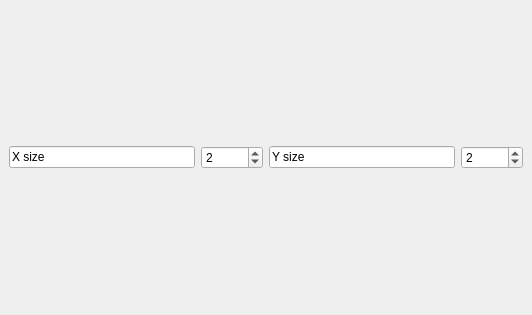
<?xml version="1.0" encoding="UTF-8"?>
<ui version="4.0">
 <class>DockWidget</class>
 <widget class="QDockWidget" name="DockWidget">
  <property name="geometry">
   <rect>
    <x>0</x>
    <y>0</y>
    <width>532</width>
    <height>315</height>
   </rect>
  </property>
  <property name="windowTitle">
   <string>LoneDock</string>
  </property>
  <widget class="QWidget" name="dockWidgetContents">
   <property name="windowTitle">
    <string>DockWidget</string>
   </property>
   <layout class="QGridLayout" name="gridLayout">
    <item row="0" column="0">
     <layout class="QGridLayout" name="gridLayout_41">
      <item row="0" column="1">
       <widget class="QSpinBox" name="navX_7">
        <property name="sizePolicy">
         <sizepolicy hsizetype="Minimum" vsizetype="Fixed">
          <horstretch>1</horstretch>
          <verstretch>0</verstretch>
         </sizepolicy>
        </property>
        <property name="wrapping">
         <bool>true</bool>
        </property>
        <property name="minimum">
         <number>1</number>
        </property>
        <property name="value">
         <number>2</number>
        </property>
       </widget>
      </item>
      <item row="0" column="3">
       <widget class="QSpinBox" name="navY_7">
        <property name="sizePolicy">
         <sizepolicy hsizetype="Minimum" vsizetype="Fixed">
          <horstretch>1</horstretch>
          <verstretch>0</verstretch>
         </sizepolicy>
        </property>
        <property name="wrapping">
         <bool>true</bool>
        </property>
        <property name="frame">
         <bool>true</bool>
        </property>
        <property name="minimum">
         <number>1</number>
        </property>
        <property name="value">
         <number>2</number>
        </property>
       </widget>
      </item>
      <item row="0" column="0">
       <widget class="QLineEdit" name="lineEdit_19">
        <property name="sizePolicy">
         <sizepolicy hsizetype="Expanding" vsizetype="Fixed">
          <horstretch>3</horstretch>
          <verstretch>0</verstretch>
         </sizepolicy>
        </property>
        <property name="text">
         <string>X size</string>
        </property>
        <property name="readOnly">
         <bool>true</bool>
        </property>
       </widget>
      </item>
      <item row="0" column="2">
       <widget class="QLineEdit" name="lineEdit_20">
        <property name="sizePolicy">
         <sizepolicy hsizetype="Expanding" vsizetype="Fixed">
          <horstretch>3</horstretch>
          <verstretch>0</verstretch>
         </sizepolicy>
        </property>
        <property name="text">
         <string>Y size</string>
        </property>
        <property name="readOnly">
         <bool>true</bool>
        </property>
       </widget>
      </item>
     </layout>
    </item>
   </layout>
  </widget>
 </widget>
 <resources/>
 <connections/>
</ui>
